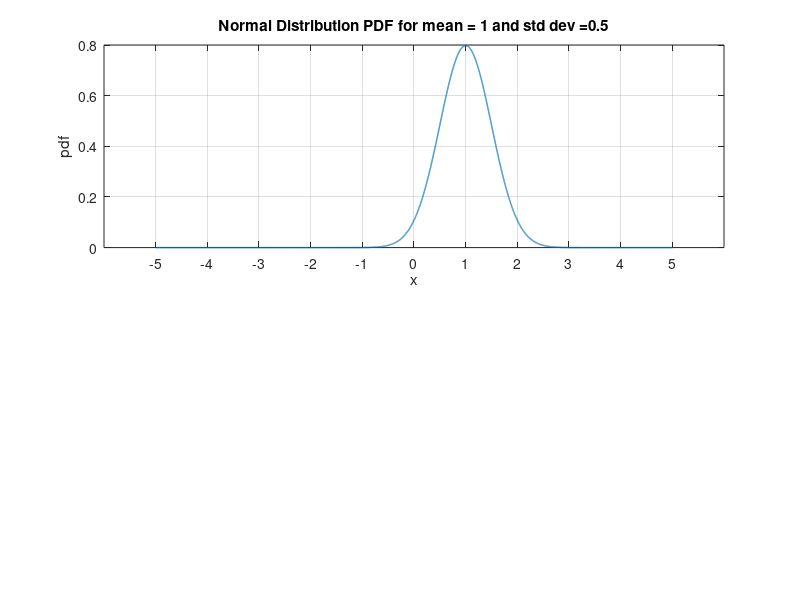

This chart was generated by the following MATLAB code:
clc;
clear all;
close all;

pkg load statistics;

x = -5:0.001:5;

figure;

subplot(2,1,1);
y1 = normpdf(x,1,0.5);
plot(x,y1, 'linewidth', 1);
xlabel('x');
ylabel('pdf');
title('Normal Distribution PDF for mean = 1 and std dev =0.5');
grid on;
set(gca,'xtick',-5:1:5);
